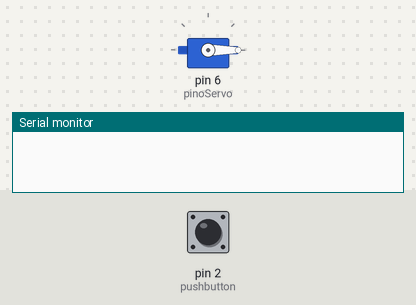
Simulated run of this sketch. Board: Arduino Uno, built with avr-gcc and run on an emulated ATmega328P. On the bench: servo, the last lines printed to the serial monitor. The inputs (shaded band) are chosen by the test bench; at power-on: pin 2 (pushbutton) HIGH.

Above: at 1.2 s.
1.3 s: pin 2 (pushbutton) pulled LOW for 3.2 s
At 1.9 s:
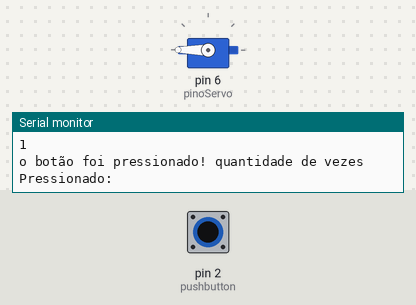
Timing chart, 0 to 7.3 s (numbered marks = the images above; inputs shaded):
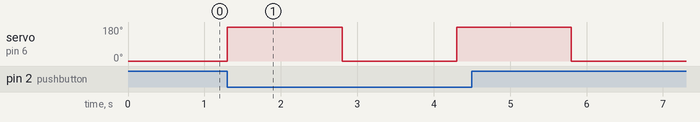

The sketch:

teste_botao_fim_de_curso.ino
```cpp
// Inclusão de bibliotecas
#include<Servo.h> // Biblioteca para uso do servo motor

// Definição de pinos
#define pinoServo 6

// Declaração de objteos
Servo s; // Objeto do tipo servo

// Declaração de variáveis
int pushbutton = 2; // declara o push button na porta 2
int contadorCliques = 0;
int btoPressionado = 0;
int pos; // Variável que armazena a posição do servo

void setup()
{

  configuraTudo(); // Chama pela função que realiza as configurações necessárias do void setup

}

void loop()
{

  testeBtoIf();

}

// Declaração de funções
void testeBtoIf(){

  if (digitalRead(pushbutton) == LOW) // Se o botão for pressionado
  {

    contadorCliques++; // Soma 1 à variável que armazena a quantidade de vezes que o botão foi pressionado

    Serial.println(contadorCliques);
    Serial.print("o botão foi pressionado! quantidade de vezes Pressionado: ");

    s.write(180);
    delay(1500);
    s.write(0);
    delay(1500);

  }

}

void testeBtoWhile(){

  while(digitalRead(pushbutton) == LOW) // Enquanto o botão estiver pressionado
  {

    contadorCliques++; // Soma 1 à variável que armazena a quantidade de vezes que o botão foi pressionado

    Serial.println(contadorCliques);
    Serial.print("o botão foi pressionado! quantidade de vezes Pressionado: ");

  }

}

void configuraTudo(){

  Serial.begin(9600); // Inicializa a comunicação

  pinMode(pushbutton, INPUT_PULLUP); // define o pino do botao como entrada

  s.attach(pinoServo); // Associa o pino digital do servo ao objeto Servo
  s.write(0); // Inicia o servo motor na posição 0

}
```

Measured:
- after the input at 1.3 s, servo on pin 6 (pinoServo): alternates 180° for 1.5 s and 0° for 1.5 s, 4 changes in all, then stays 0°, starting at once
